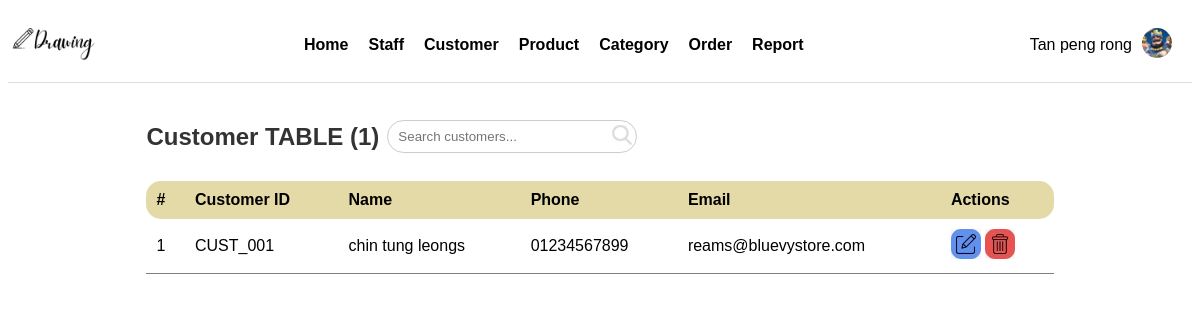
Screenshot of /admin_customer.php (signed in) with the database file from the repository.
### tables this page shows
CREATE TABLE `users` (
  `userId` varchar(100) NOT NULL,
  `userName` varchar(100) DEFAULT NULL,
  `email` varchar(100) DEFAULT NULL,
  `password` varchar(100) DEFAULT NULL,
  `phone` varchar(100) DEFAULT NULL,
  `birthday` varchar(100) DEFAULT NULL,
  `gender` varchar(100) DEFAULT NULL,
  `profile_image` varchar(100) DEFAULT NULL,
  `role` enum('customer','staff','manager') DEFAULT NULL
);

### admin_customer.php (the view, shortened to what this page needs)
<!DOCTYPE html>
<html lang="en">
<head>
    <link rel="stylesheet" href="css/table.css">
</head>
<body>
<?php include 'header_admin.php' ?>
    <?php
    $searchKeyword = isset($_GET['search_keyword']) ? trim($_GET['search_keyword']) : "";
    if (!empty($searchKeyword)) {
        $stm = $_db->prepare("SELECT * FROM users WHERE (userName LIKE ?
        OR email LIKE ? OR phone LIKE ? OR userId LIKE ?) AND role='customer'");
        $searchTerm = "%$searchKeyword%";
        $stm->execute([$searchTerm, $searchTerm, $searchTerm, $searchTerm]);
    } else {
        $stm = $_db->prepare("SELECT * FROM users WHERE role='customer' ");
        $stm->execute();
    }
    $customerData = $stm->fetchAll(PDO::FETCH_ASSOC);
    $count = 1;
    ?>
    <div class="staff-container">
        <div class="header-container">
            <h2>Customer TABLE (<?= count($customerData) ?>) </h2>
            <form method="GET" id="searchForm">
                <div class="search-box">
                    <input type="text" class="search_keyword" name="search_keyword" id="searchInput" placeholder="Search customers..."></input>
                    <button id="searchButton" name="search" value="search">
                        <img src="image/search.png" alt="search" />
                    </button>
                </div>
            </form>
        </div>
        <table>
            <thead>
                <tr>
                    <th>#</th>
                    <th>Customer ID</th>
                    <th>Name</th>
                    <th>Phone</th>
                    <th>Email</th>
                    <th>Actions</th>
                </tr>
            </thead>
            <tbody>
                <?php foreach ($customerData as $index => $customer): ?>
                    <tr>
                        <td><?= $count++ ?></td>
                        <td><?= $customer["userId"] ?></td>
                        <td><?= $customer["userName"] ?></td>
                        <td><?= $customer["phone"] ?></td>
                        <td><?= $customer["email"] ?></td>
                        <td>
                            <a href="admin_edit_customer.php?customerID=<?= $customer["userId"] ?>"><img src="image/edit.png" alt="edit" /></a>
                            <a href="admin_delete_user.php?customerID=<?= $customer["userId"] ?>"
                                onclick="return confirm('Are you sure you want to delete this customers member?');">
                                <img src="image/delete.png" alt="delete" />
                            </a>
                        </td>
                    </tr>
                <?php endforeach; ?>
            </tbody>
        </table>
    </div>
</body>
</html>

### header_admin.php (shortened to what this page needs)
<?php
require 'base.php';
$id = isset($_SESSION['ADMINID'] ) ?   $_SESSION['ADMINID']  : null;
$message =  isset($_SESSION['message']) ? $_SESSION['message'] : null;
$stm = $_db->prepare("SELECT * FROM users WHERE userId = ?");
$stm->execute([$id]);
$result = $stm->fetch(PDO::FETCH_ASSOC);
?>
<!DOCTYPE html>
<html lang="en">
<head>
    <link rel="stylesheet" href="css/header_admin.css">
</head>
<body>
    <header>
        <div class="logo_box">
            <img src="image/logo.png" alt="Logo" />
        </div>
        <nav class="nav-bar">
            <a href="admin_home.php">Home</a>
            <a href="admin_staff.php">Staff</a>
            <a href="admin_customer.php">Customer</a>
            <a href="admin_product.php">Product</a>
            <a href="admin_category.php">Category</a>
            <a href="admin_order.php">Order</a>
            <a href="report.php">Report</a>
        </nav>
        <?php if (!empty($id) || !empty($message)): ?>
            <div class="userinfo_box">
                <p><?= $result['userName']?? "" ?></p>
                <div class="dropdown">
                <img class="user_img" src="<?= $result['profile_image']?? ""?>" alt="user" />
                </div>
            </div>
        <?php else: ?>
           <?php redirect("admin_login.php")?>
        <?php endif; ?>
    </header>
</body>
</html>

### css/table.css (style rules this page uses)
.staff-container { width: 80%; margin: auto; padding: 20px; }
h2 { display: flex; align-items: center; color: #333; }
table { width: 100%; border-collapse: collapse; margin-top: 10px; }
thead { background: rgba(201, 182, 83, 0.5); padding: 10px; text-align: left; color: var(--grey); }
th, td { padding: 10px; text-align: left; }
thead>tr>th:first-child { border-radius: 15px 0 0 15px; }
thead>tr>th:last-child { border-radius: 0 15px 15px 0; }
td { border-bottom: 1px solid grey; padding: 10px; }
.header-container { display: flex; align-items: center; gap: 8px; }
.header-container button { border: none; }
.search-box { position: relative; display: flex; align-items: center; width: 250px; }
.search_keyword { width: 100%; padding: 8px 40px 8px 10px; border: 1px solid #ccc; border-radius: 20px; outline: none; }
#searchButton { position: absolute; right: 5px; border: none; background: none; cursor: pointer; }
#searchButton img { width: 20px; height: 20px; }

### css/header_admin.css (style rules this page uses)
* { padding: 0; box-sizing: border-box; font-family: Arial, sans-serif; }
header { display: flex; justify-content: space-between; align-items: center; background: white; padding: 10px 20px; border-bottom: 1px solid #ddd; }
.logo_box img { height: 50px; width: auto; transform: scale(2.0); }
.nav-bar { display: flex; gap: 20px; }
.nav-bar a { text-decoration: none; color: black; font-weight: bold; }
.userinfo_box { display: flex; align-items: center; gap: 10px; }
.user_img { border-radius: 50%; width: 30px; height: 30px; }

### rows the page displays
users: userName "Tan peng rong", profile_image (picture)
users: userId "CUST_001", userName "chin tung leongs", phone "01234567899", email "reams@bluevystore.com"

### other values shown
count($customerData) "1"
